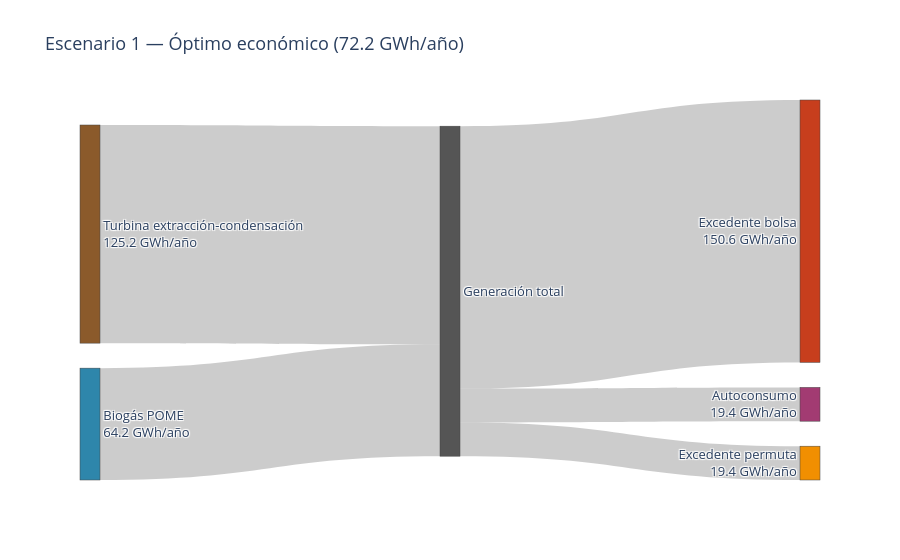
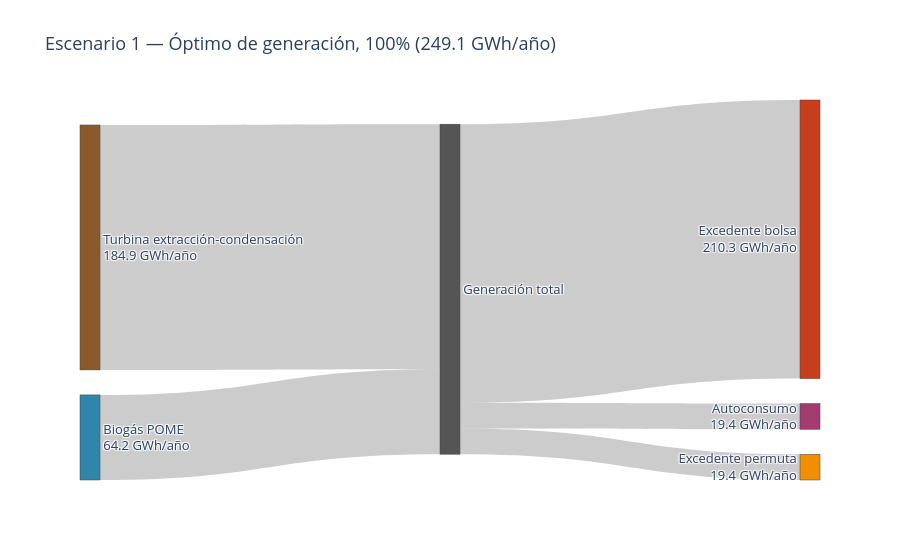

The cell these charts' notebook holds for them, in order:
### Code cell
# ==========================================================
# Sección 20 - Ajuste: misma anotación de valores numéricos para 
# Escenario 1 (consistencia de estilo entre ambas figuras del artículo).
# ==========================================================
def construir_sankey_esc1_anotado(m, titulo, nombre_archivo):
    turbina_kWh = sum(pyo.value(m.potencia_turbina_kW[p]) * horas_operacion_anual[p] for p in plantas) / 1e6
    biogas_kWh = sum(pyo.value(m.potencia_biogas_kW[p]) * horas_operacion_anual[p] for p in plantas) / 1e6
    autoconsumo_kWh = sum(pyo.value(m.autoconsumo_kW[p]) * horas_operacion_anual[p] for p in plantas) / 1e6
    permuta_kWh = sum(pyo.value(m.excedente_permuta_kW[p]) * horas_operacion_anual[p] for p in plantas) / 1e6
    bolsa_kWh = sum(pyo.value(m.excedente_bolsa_kW[p]) * horas_operacion_anual[p] for p in plantas) / 1e6

    labels = [
        f"Turbina extracción-condensación<br>{turbina_kWh:.1f} GWh/año",
        f"Biogás POME<br>{biogas_kWh:.1f} GWh/año",
        "Generación total",
        f"Autoconsumo<br>{autoconsumo_kWh:.1f} GWh/año",
        f"Excedente permuta<br>{permuta_kWh:.1f} GWh/año",
        f"Excedente bolsa<br>{bolsa_kWh:.1f} GWh/año",
    ]
    source = [0, 1, 2, 2, 2]
    target = [2, 2, 3, 4, 5]
    value = [turbina_kWh, biogas_kWh, autoconsumo_kWh, permuta_kWh, bolsa_kWh]

    fig = go.Figure(data=[go.Sankey(
        node=dict(pad=25, thickness=20, label=labels,
                   color=["#8B5A2B", "#2E86AB", "#555555", "#A23B72", "#F18F01", "#C73E1D"]),
        link=dict(source=source, target=target, value=value)
    )])
    fig.update_layout(title_text=titulo, font_size=13)
    fig.write_html(nombre_archivo + ".html")
    fig.write_image(nombre_archivo + ".png", scale=2)
    fig.show()
    return {"turbina_GWh": turbina_kWh, "biogas_GWh": biogas_kWh}

r_eco_e1 = construir_sankey_esc1_anotado(m1, "Escenario 1 — Óptimo económico (72.2 GWh/año)", "sankey_esc1_optimo_economico_v2")
r_gen_e1 = construir_sankey_esc1_anotado(m2, "Escenario 1 — Óptimo de generación, 100% (249.1 GWh/año)", "sankey_esc1_optimo_generacion_v2")

print(f"\nCambio en turbina: {r_eco_e1['turbina_GWh']:.2f} -> {r_gen_e1['turbina_GWh']:.2f} GWh/año "
      f"({(r_gen_e1['turbina_GWh']/r_eco_e1['turbina_GWh']-1)*100:+.0f}%)")
print(f"Cambio en biogás:  {r_eco_e1['biogas_GWh']:.2f} -> {r_gen_e1['biogas_GWh']:.2f} GWh/año "
      f"({(r_gen_e1['biogas_GWh']/r_eco_e1['biogas_GWh']-1)*100:+.1f}%)")

### Figure 1 — Plotly figure (JSON) as saved in the notebook; plotly's stock layout.template omitted (floating-point values rounded to 4 significant figures)
{"data": [{"link": {"source": [0, 1, 2, 2, 2], "target": [2, 2, 3, 4, 5], "value": [125.2, 64.22, 19.41, 19.41, 150.6]}, "node": {"color": ["#8B5A2B", "#2E86AB", "#555555", "#A23B72", "#F18F01", "#C73E1D"], "label": ["Turbina extracción-condensación<br>125.2 GWh/año", "Biogás POME<br>64.2 GWh/año", "Generación total", "Autoconsumo<br>19.4 GWh/año", "Excedente permuta<br>19.4 GWh/año", "Excedente bolsa<br>150.6 GWh/año"], "pad": 25, "thickness": 20}, "type": "sankey"}], "layout": {"font": {"size": 13}, "title": {"text": "Escenario 1 — Óptimo económico (72.2 GWh/año)"}}}

### Figure 2 — Plotly figure (JSON) as saved in the notebook; plotly's stock layout.template omitted (floating-point values rounded to 4 significant figures)
{"data": [{"link": {"source": [0, 1, 2, 2, 2], "target": [2, 2, 3, 4, 5], "value": [184.9, 64.22, 19.41, 19.41, 210.3]}, "node": {"color": ["#8B5A2B", "#2E86AB", "#555555", "#A23B72", "#F18F01", "#C73E1D"], "label": ["Turbina extracción-condensación<br>184.9 GWh/año", "Biogás POME<br>64.2 GWh/año", "Generación total", "Autoconsumo<br>19.4 GWh/año", "Excedente permuta<br>19.4 GWh/año", "Excedente bolsa<br>210.3 GWh/año"], "pad": 25, "thickness": 20}, "type": "sankey"}], "layout": {"font": {"size": 13}, "title": {"text": "Escenario 1 — Óptimo de generación, 100% (249.1 GWh/año)"}}}
